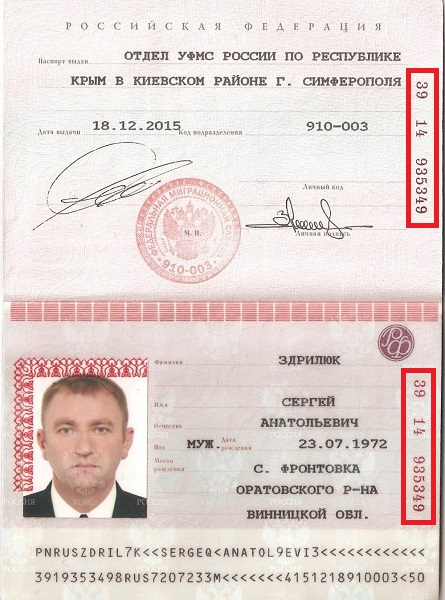
#> input picture PolyclinicBackend/PolyclinicBackend/Uploads/photo.jpg, 445 x 600 px
$ python code.py ../PolyclinicBackend/Uploads/photo.jpg ../PolyclinicBackend/Uploads/andreeva.jpg   (older library calls are emulated)
#> lines starting #> are read from the running program, lines starting #| are printed output that depends on the picture; after the words box and inside, x2 and y2 are one past the last pixel; in counts of white or black regions, pixels touching at a corner belong together
import sys
sys.stdout.reconfigure(encoding='utf-8')
import imutils
from imutils.contours import sort_contours
import numpy as np
import pytesseract

pytesseract.pytesseract.tesseract_cmd = r"C:\Program Files\Tesseract-OCR\tesseract.exe"
import sys
import cv2
import re
import os
import csv
import difflib
import threading
import json
from queue import Queue

rus = ['А', 'Б', 'В', 'Г', 'Д', 'Е', 'Ё', 'Ж', 'З', 'И', 'Й', 'К', 'Л', 'М', 'Н', 'О', 'П', 'Р', 'С', 'Т', 'У', 'Ф',
       'Х', 'Ц', 'Ч', 'Ш', 'Щ', 'Ъ', 'Ы', 'Ь', 'Э', 'Ю', 'Я']
eng = ['A', 'B', 'V', 'G', 'D', 'E', '2', 'J', 'Z', 'I', 'Q', 'K', 'L', 'M', 'N', 'O', 'P', 'R', 'S', 'T', 'U', 'F',
       'H', 'C', '3', '4', 'W', 'X', 'Y', '9', '6', '7', '8']

def change(img):
#     загрузка изображения
#> called with img = '../PolyclinicBackend/Uploads/photo.jpg'
    img = cv2.imread(img)
#> img is the input picture: shape (600, 445, 3); mean B, G, R 208.9, 212.8, 226.9
#     изменение размеров
    final_wide = 1400
    r = float(final_wide) / img.shape[1]
#> r = 3.15
    dim = (final_wide, int(img.shape[0] * r))
#> dim = (1400, 1887)
    img = cv2.resize(img, dim, interpolation = cv2.INTER_AREA)
#> img: shape (1887, 1400, 3)
#     фильтры (оттенки серого, размытие по Гауссу, пороговая обработка)
    gray = cv2.cvtColor(img, cv2.COLOR_BGR2GRAY)
    blur = cv2.GaussianBlur(gray, (3,3), 0)
    thresh = cv2.threshold(blur, 0, 255, cv2.THRESH_BINARY+cv2.THRESH_OTSU)[1]
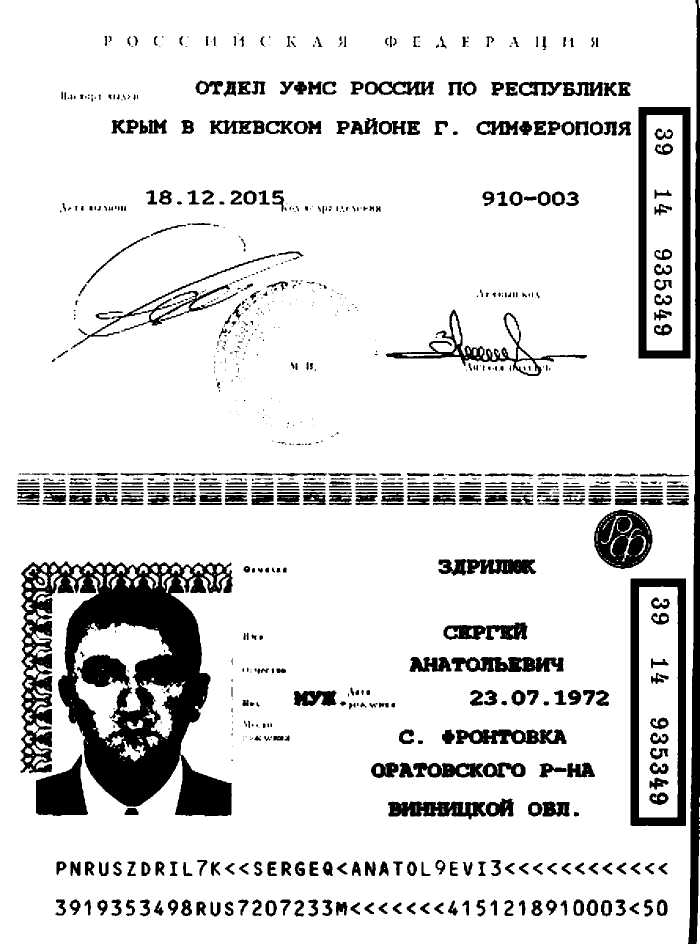
#> thresh: shape (1887, 1400) (shown at 1/2 size); 86.6% white; 897 black regions (327 under 20 px), largest, box (x1, y1, x2, y2) and area: (41, 1123, 466, 1633) 106918, (1376, 0, 1400, 1887) 22033, (1261, 1157, 1372, 1652) 19104
    kernel = np.ones((7,7), np.uint8)
    kernel = cv2.getStructuringElement(cv2.MORPH_RECT,(3, 3))
    #     морфология изображения (расширение, открытие, закрытие изображения)
    global morph
    morph = cv2.dilate(img, kernel, iterations=9)
    morph = cv2.morphologyEx(thresh, cv2.MORPH_OPEN, kernel)
#> morph: shape (1887, 1400); 86.4% white; 783 black regions (310 under 20 px), largest, box (x1, y1, x2, y2) and area: (41, 1123, 466, 1633) 108198, (1376, 0, 1400, 1887) 22049, (1261, 1157, 1372, 1652) 19105
    morph = cv2.morphologyEx(morph, cv2.MORPH_CLOSE, kernel)
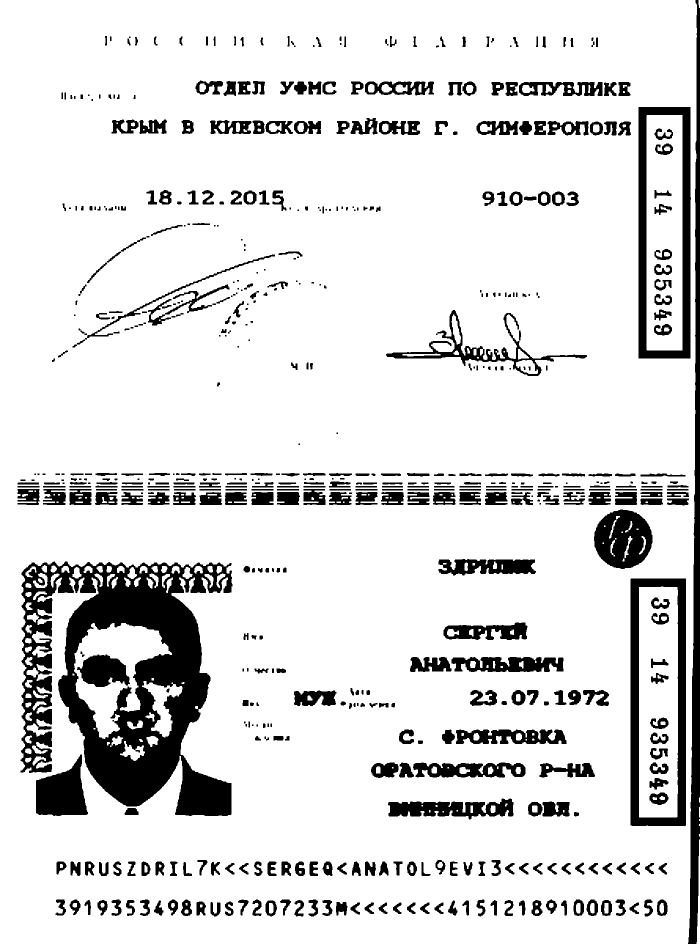
#> morph: shape (1887, 1400) (shown at 1/2 size); 86.6% white; 604 black regions (107 under 20 px)
#     поиск контуров (извлечение внешних контуров, получение только 2х основных точек)
    contours = cv2.findContours(morph, cv2.RETR_EXTERNAL, cv2.CHAIN_APPROX_SIMPLE)
#> contours = 8 contours, 4 with area under 20; largest, box (x1, y1, x2, y2) and area: (0, 0, 1394, 1887) 2615584, (1393, 1679, 1400, 1887) 572, (1397, 0, 1400, 16) 24, (1398, 1614, 1400, 1635) 20
    contours = contours[0] if len(contours) == 2 else contours[1]
    area_thresh = 0
    for c in contours:
        area = cv2.contourArea(c)
        if area > area_thresh:
            area_thresh = area
            big_contour = c
#> this loop made 8 passes
#> (area, area_thresh) on passes 1, 8: (572.5, 572.5), (2615583.5, 2615583.5)
#> (c, area) on pass 5: ([[1398, 1614], [1398, 1634], [1399, 1634], [1399, 1614]], 20)
#> after the loop, area_thresh = 2615583.5; big_contour = contour of 132 points, box (x1, y1, x2, y2) (0, 0, 1394, 1887), area 2615584
    page = np.zeros_like(img)
#     отрисовка контуров
    cv2.drawContours(page, [big_contour], 0, (255,255,255), -1)
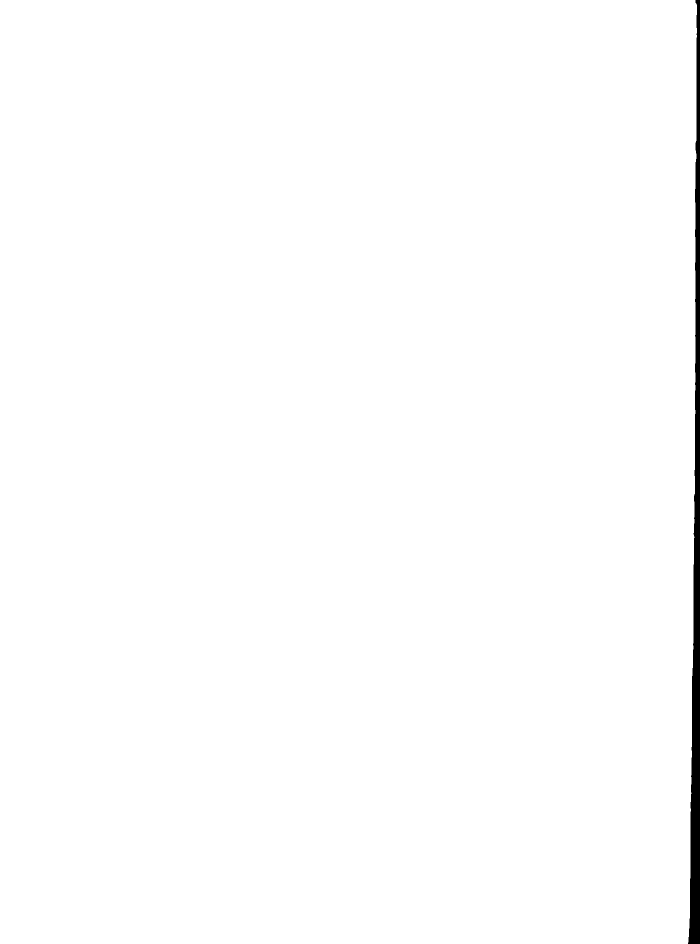
#> page: shape (1887, 1400, 3) (shown at 1/2 size); 99.1% white; 1 black region, box (x1, y1, x2, y2) and area: (1376, 0, 1400, 1887) 22947
    peri = cv2.arcLength(big_contour, True)
#> peri = 6563.9
    corners = cv2.approxPolyDP(big_contour, 0.04 * peri, True)
#> corners = [[0, 0], [0, 1886], [1375, 1886], [1390, 0]]
    global polygon
    polygon = img.copy()
    cv2.polylines(polygon, [corners], True, (0,0,255), 3, cv2.LINE_AA)
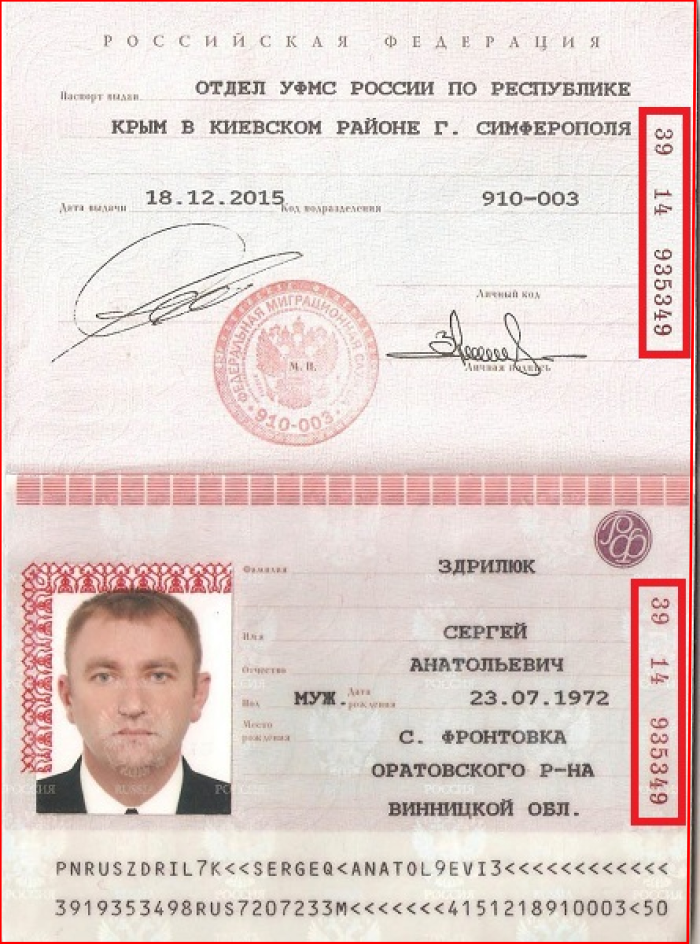
#> polygon: shape (1887, 1400, 3) (shown at 1/2 size); mean B, G, R 206.7, 210.5, 227
    yarr = list()
    xarr = list()
    nr = np.empty((0,2), dtype="int32")
    for a in corners:
        for b in a:
            nr = np.vstack([nr, b])
#> this loop made 4 passes
    for i in nr:
        yarr.append(i[0])
        xarr.append(i[1])
    x = min(yarr)
    pX = max(yarr)
    y = min(xarr)
    pY = max(xarr)
    global photo
    photo = img[y:pY, x:pX]
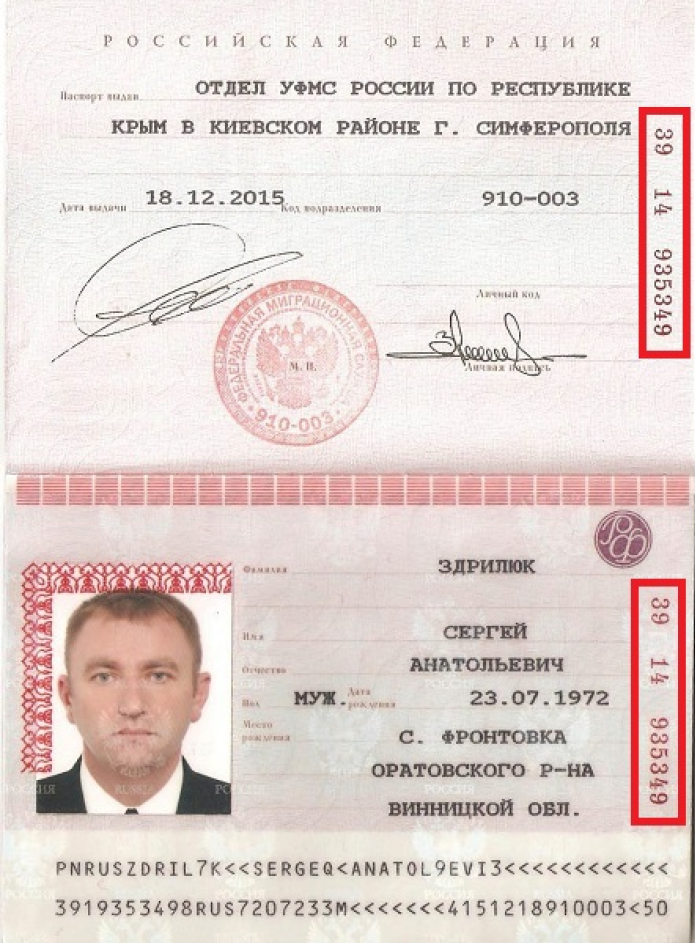
#> photo: shape (1886, 1390, 3) (shown at 1/2 size); mean B, G, R 209.6, 213.5, 227.6
    return photo

def read_ph(photo, imagePathForAns):
#> called with imagePathForAns = '../PolyclinicBackend/Uploads/photo.jpg'
    image = photo
    gray = cv2.cvtColor(image, cv2.COLOR_BGR2GRAY)
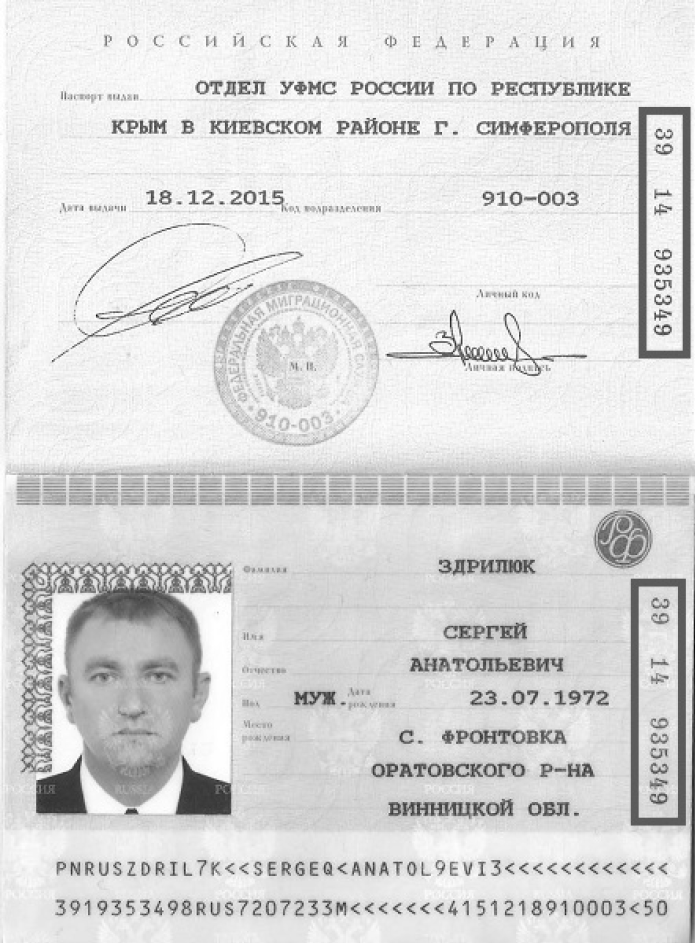
#> gray: shape (1886, 1390) (shown at 1/2 size); min 8, max 255, mean 217.3
    (H, W) = gray.shape
#> H = 1886; W = 1390
    rectKernel = cv2.getStructuringElement(cv2.MORPH_RECT, (25, 7))
    sqKernel = cv2.getStructuringElement(cv2.MORPH_RECT, (21, 21))
    gray = cv2.GaussianBlur(gray, (3, 3), 0)
    blackhat = cv2.morphologyEx(gray, cv2.MORPH_BLACKHAT, rectKernel)
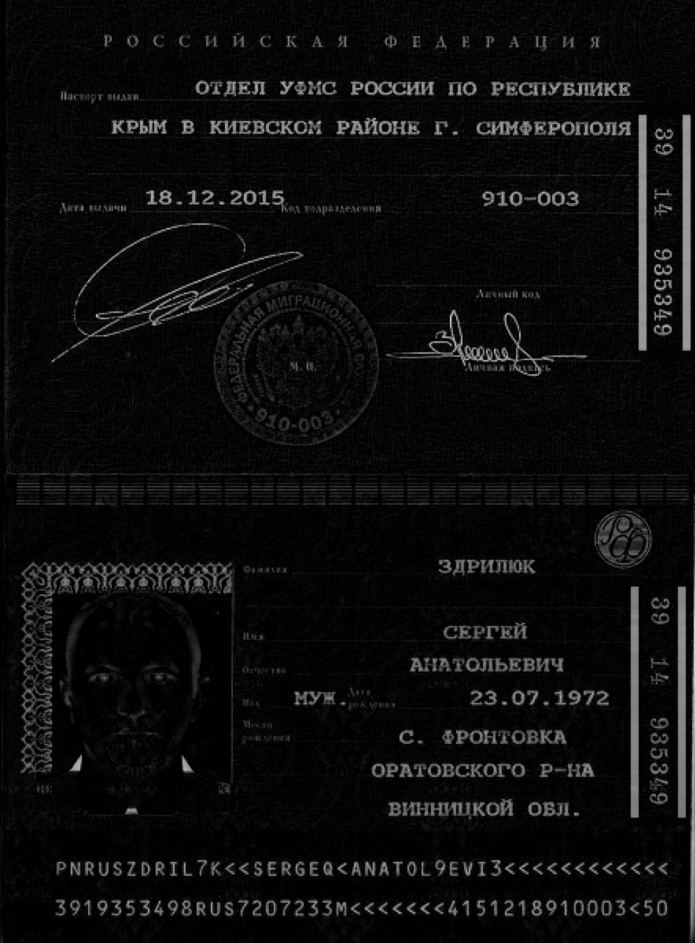
#> blackhat: shape (1886, 1390) (shown at 1/2 size); min 0, max 242, mean 12.9
    bn = blackhat
    #cv2.imshow('resu', bn)
    #cv2.waitKey(5000)
    config = (" --oem 3 --psm 6 -c tessedit_char_whitelist=0123456789><")
    dataText = pytesseract.image_to_string(image, lang='rus', config=config)
    dataText = dataText.split()
    i = True  # переменная для остановки
    u = 0
    while (i):
        if (len(dataText[u]) == 8):
            i = False
            data_vyd = dataText[u][0:2] + '.' + dataText[u][2:4] + '.' + dataText[u][4:8]
        if (len(dataText[u]) == 2 and len(dataText[u + 1]) == 2 and len(dataText[u + 2]) == 4):
            i = False
            data_vyd = dataText[u] + '.' + dataText[u + 1] + '.' + dataText[u + 2]
        if (len(dataText[u]) == 4 and len(dataText[u + 1]) == 4):
            i = False
            data_vyd = dataText[u][0:2] + '.' + dataText[u][2:4] + '.' + dataText[u+1][0:4]
        u = u + 1
    grad = cv2.Sobel(blackhat, ddepth=cv2.CV_32F, dx=1, dy=0, ksize=-1)
    grad = np.absolute(grad)
    (minVal, maxVal) = (np.min(grad), np.max(grad))
    grad = (grad - minVal) / (maxVal - minVal)
    grad = (grad * 255).astype("uint8")
    grad = cv2.morphologyEx(grad, cv2.MORPH_CLOSE, rectKernel)
    thresh = cv2.threshold(grad, 0, 255, cv2.THRESH_BINARY | cv2.THRESH_OTSU)[1]
    thresh = cv2.morphologyEx(thresh, cv2.MORPH_CLOSE, sqKernel)
    thresh = cv2.erode(thresh, None, iterations=2)
    cnts = cv2.findContours(thresh.copy(), cv2.RETR_EXTERNAL, cv2.CHAIN_APPROX_SIMPLE)
    cnts = imutils.grab_contours(cnts)
    cnts = sort_contours(cnts, method="bottom-to-top")[0]
    mrzBox = None
    for c in cnts:
        (x, y, w, h) = cv2.boundingRect(c)
        percentWidth = w / float(W)
        percentHeight = h / float(H)
        if percentWidth > 0.28 and percentHeight > 0.005:
            mrzBox = (x, y, w, h)
            break
    if mrzBox is None:
        print("[INFO] MRZ could not be found")
        sys.exit(0)
    (x, y, w, h) = mrzBox
    pX = int((x + w) * 0.03)
    pY = int((y + h) * 0.1)
    (x, y) = (x - pX, y - pY)
    (w, h) = (w + (pX * 2), h + (pY * 2))
    global mrz
    picture = bn[y-h//2:y+h//5, x+w//3:x + w]
    config = r'--oem 3 --psm 6 '
    picText = pytesseract.image_to_string(picture, lang='rus', config=config)
    #cv2.imshow('rez', picture)
    #cv2.waitKey(5000)
    res = [x.strip() for x in re.findall(r'[а-яА-ЯёЁ \-]+', picText)]
    e = True  # переменная для остановки
    r = 0
    while (e):
        if res[r].find("ГОР") != -1:
            place = res[r+1]
            e = False
            break
        if res[r].find("Г") != -1:
            place = res[r+1]
            e = False
            break
        if res[r].find("С") != -1:
            place = res[r+1]
            e = False
            break
        if res[r].find("П") != -1:
            place = res[r+1]
            e = False
            break
        r = r + 1
    gender = bn[y-3*h//4:y-h//6, x+w//3:x+w//2]
    #cv2.imshow('res', gender)
    #cv2.waitKey(5000)
    genText = pytesseract.image_to_string(gender, lang='rus', config=config)
    gen = [x.strip() for x in re.findall(r'[а-яА-ЯёЁ \-]+', genText)]
    flag = True  # переменная для остановки
    count = 0
    try:
        flag = True
        count = 0
        while flag:
            if gen[count].find("ЖЕ") != -1:
                gend = "ЖЕН"
                flag = False
                break
            if gen[count].find("МУЖ") != -1:
                gend = "МУЖ"
                flag = False
                break
            count = count + 1
    except IndexError:
        gend = "ЖЕН"
    mrz = bn[y:y + h, x:x + w]
    #cv2.imshow('res', mrz)
    #cv2.waitKey(5000)
    config = (" --oem 3 --psm 6 -c tessedit_char_whitelist=ABCDEFGHIJKLMNOPQRSTUVWXYZ0123456789><")
    #config = r'--oem 3 --psm 6 '
    mrzText = pytesseract.image_to_string(mrz, lang='eng', config=config)
    mrzText = mrzText.replace(" ", "")
    mrzText = mrzText.split()
    if mrzText[0][0:1] != 'P':
        del mrzText[0]
    el1 = mrzText[0]
    el2 = mrzText[1]
    el1 = el1.replace('1', 'I')
    el2 = el2.replace('O', '0')
    el1 = el1[5:]
    el1 = re.split("<<|<|\n", el1)
    el2 = re.split("RUS|<", el2)
    el1 = list(filter(None, el1))
    el1 = list(map(list, el1))
    el1 = el1[0:3]
    el2 = list(filter(None, el2))
    for i in el1:
        for c, j in enumerate(i):
            ind = eng.index(str(j))
            if i[c] == '8':
                i[c] = 'Я'
            if i[c] == '9':
                i[c] = 'Ь'
            i[c] = rus[ind]
    surname = ''.join(el1[0])
    name = ''.join(el1[1])
    otch = ''.join(el1[2])
    seria = el2[0][0:3] + el2[2][0:1]
    nomer = el2[0][3:9]
    data = el2[1][0:6]
    if int(data[0:1]) > 2:
        data = '19' + data
    else:
        data = '20' + data
    data = data[6:8] + '.' + data[4:6] + '.' + data[0:4]
    if (int(data_vyd[6:10]) - int(data[6:10])<14):
        error = "False"
    else:
        error = "True"
    global pasdata
    pasdata = {"LastName": surname, "FirstName": name, "FatherName": otch, "Gender": gend, "City": place, "DateIssue": data_vyd, "BirthDate": data, "PassportSeries": seria, "PassportNumber": nomer, "PhotoBase64": os.path.basename(imagePathForAns), "Nationality": "RU"}
    json_data = json.dumps(pasdata, ensure_ascii=False)
    print(json_data)
    answer = []
    answer.append(surname)
    answer.append(name)
    answer.append(otch)
    return [answer, error]

def result(image):
    try:
        photo = change(image)
        ans = read_ph(photo, image)
        return ans
    except ValueError:
        photo = cv2.imread(image)
        read_ph(photo)
        print(pasdata)

# [66 lines left out: functions damerau_levenshtein_distance, search, not called in this run]
            # print(f'{atr} "{word}" и похожие на него не найдены в словаре')

def main():
    image_path = sys.argv[1]
    validate = sys.argv[2]
    answ = result(image_path)
    if validate == "True" or validate == "true":
        result_queue1 = Queue()
        result_queue2 = Queue()
        result_queue3 = Queue()

        # Создаем потоки для поиска слова в каждом словаре
        thread1 = threading.Thread(target=search, args=("rus_surnames.csv", answ[0][0], 'surname', result_queue1))
        thread2 = threading.Thread(target=search, args=("rus_names.csv", answ[0][1], 'name', result_queue2))
        thread3 = threading.Thread(target=search, args=("rus_midname.csv", answ[0][2], 'patronym', result_queue3))

        # Запускаем потоки
        thread1.start()
        thread2.start()
        thread3.start()

        # Ожидаем завершения потоков
        thread1.join()
        thread2.join()
        thread3.join()

        result1 = result_queue1.get()
        result2 = result_queue2.get()
        result3 = result_queue3.get()

        merged_data = {"surname": result1, "name": result2, "patronym": result3, "date_matches": answ[1]}
        print(merged_data)

if __name__ == "__main__":
    main()
#> (the call stopped at in read_ph, `dataText = pytesseract.image_to_string(image, lang='rus', config=config)`: pytesseract is not available in this run)
